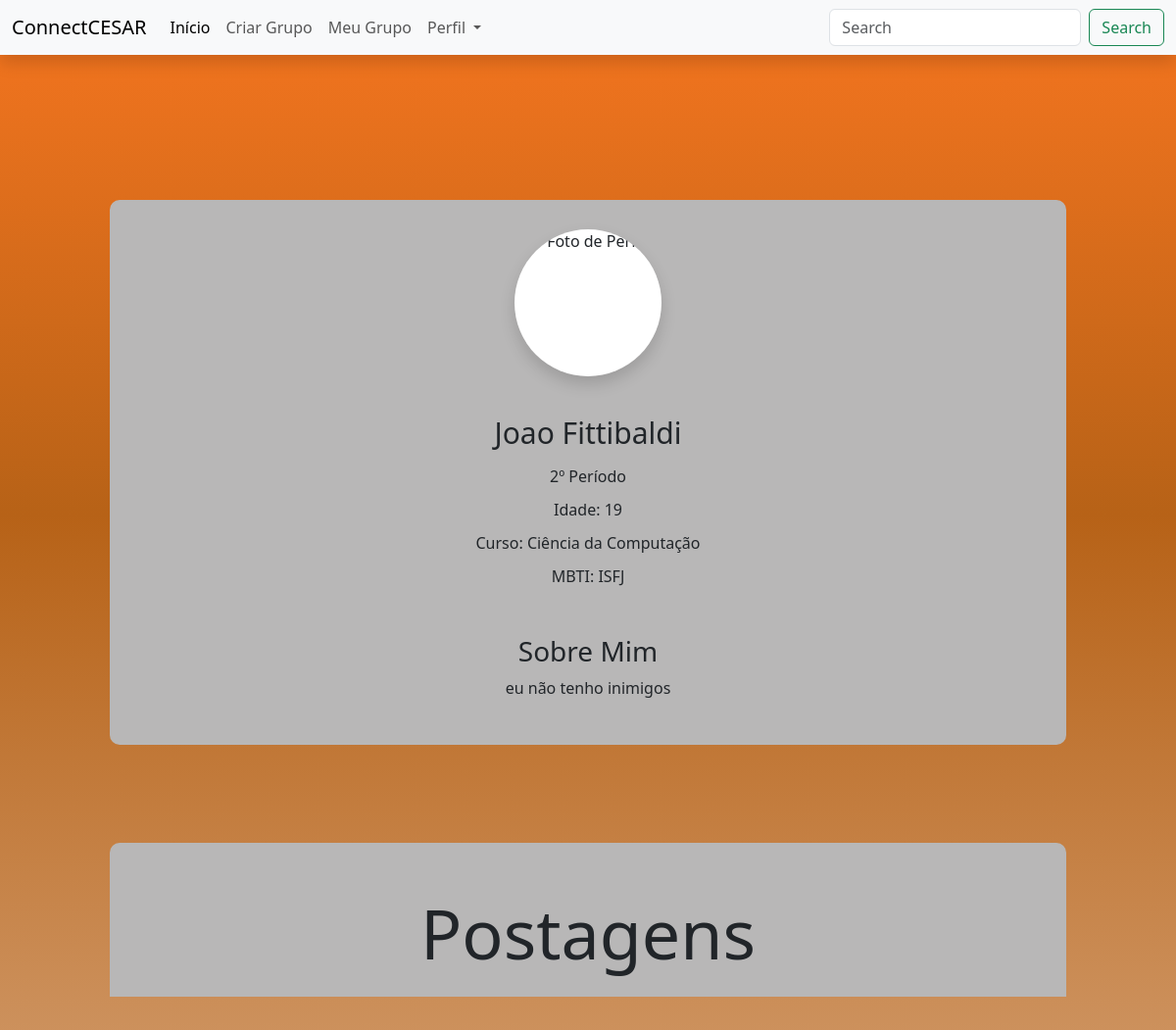
Screenshot of /acesso/pessoa/10/ with the database file from the repository.
### ccapp/models.py (models this page shows)
class Pessoa(models.Model):
    id_usuario = models.AutoField(primary_key=True)
    nome = models.TextField(max_length=255)
    email = models.TextField(max_length=255)
    senha = models.TextField(max_length=255)
    idade = models.IntegerField(null=True, blank=True)
    mbti = models.TextField(max_length=255, null=True, blank=True)
    periodo = models.TextField(max_length=255, null=True, blank=True)
    curso = models.TextField(max_length=255, null=True, blank=True)
    foto = models.ImageField(upload_to='perfil/', null=True, blank=True)
    descricao = models.TextField(null=True, blank=True)
    criado = models.DateTimeField(auto_now_add=True)
    atualizado = models.DateTimeField(auto_now=True)
    grupo_criado = models.ForeignKey(Grupo, null=True, blank=True, on_delete=models.SET_NULL)

### ccapp/views.py (the view)
# urls.py: path('acesso/pessoa/<int:id_field>/', views.acesso_pessoa, name='acesso_pessoa'),
def acesso_pessoa(request, id_field):
    id_pessoa = Pessoa.objects.get(id_usuario = id_field)
    context = {'pessoa': id_pessoa}
    return render(request, 'acesso_pesquisa.html', context)

### templates/acesso_pesquisa.html (shortened to what this page needs)
{% include "navbar.html" %}
{% include "main.html" %}
{% if pessoa %}
<div class="container">
<div class="profile-links">
        <img class="card-img-top rounded-circle shadow bg-white" style="width: 150px" src="..." alt="Foto de Perfil">
        <li><a style="font-size: 30px;">{{ pessoa.nome }}</a></li>
        <li><a>{{ pessoa.periodo }} Período</a></li>
        <li><a>Idade: {{ pessoa.idade }}</a></li>
        <li><a>Curso: {{ pessoa.curso }}</a></li>
        <li><a>MBTI: {{ pessoa.mbti }}</a></li>
        <h3 class="mt-5">Sobre Mim</h3>
        <p class="text-justify">
          {{ pessoa.descricao }}
    </p>
    </div>
    </div>
    <div class="container">
        <div class="profile-links">
            <li><a style="font-size: 70px;">Postagens</a></li>
        </div>
    </div>
{% else %}
    <p> INFORMAÇÃO NÃO DISPONÍVEL </p>
{% endif %}

### templates/main.html (style rules this page uses)
html { height: 100%; }
body { padding-top: 80px; min-height: 100%; margin: 0; background: linear-gradient( rgb(246, 117, 31), rgb(183, 98, 23), rgba(183, 98, 23, 0.7) ); background-attachment: fixed; }
.profile-links { background-color: #b8b7b7; padding: 30px 20px; text-align: center; margin: 100px 70px 0 70px; border-radius: 10px; }
.profile-links img { width: 150px; height: 150px; border-radius: 50%; display: inline-block; margin-bottom: 25px; }
.profile-links li { display: block; margin: 10px 0; }

### rows the page displays
Pessoa: nome "Joao Fittibaldi", periodo "2º", idade "19", curso "Ciência da Computação", mbti "ISFJ", descricao "eu não tenho inimigos"
